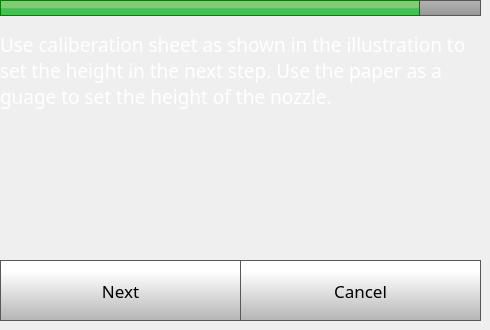
    <widget class="QWidget" name="step7Page">
     <widget class="QPushButton" name="step7NextButton">
      <property name="geometry">
       <rect>
        <x>0</x>
        <y>260</y>
        <width>241</width>
        <height>61</height>
       </rect>
      </property>
      <property name="font">
       <font>
        <family>Gotham</family>
        <pointsize>13</pointsize>
       </font>
      </property>
      <property name="styleSheet">
       <string notr="true">QPushButton {
     border: 1px solid rgb(87, 87, 87);
	background-color: qlineargradient(spread:pad, x1:0, y1:1, x2:0, y2:0.188, stop:0 rgba(180, 180, 180, 255), stop:1 rgba(255, 255, 255, 255));


}

QPushButton:pressed {
    background-color: qlineargradient(x1: 0, y1: 0, x2: 0, y2: 1,
                                      stop: 0 #dadbde, stop: 1 #f6f7fa);
}

QPushButton:flat {
    border: none; /* no border for a flat push button */
}

QPushButton:default {
    border-color: navy; /* make the default button prominent */
}

QPushButton:focus {
	outline: none;
}</string>
      </property>
      <property name="text">
       <string>Next</string>
      </property>
      <property name="iconSize">
       <size>
        <width>40</width>
        <height>40</height>
       </size>
      </property>
     </widget>
     <widget class="QLabel" name="caliberateLabel_20">
      <property name="geometry">
       <rect>
        <x>0</x>
        <y>20</y>
        <width>471</width>
        <height>101</height>
       </rect>
      </property>
      <property name="font">
       <font>
        <family>Gotham</family>
        <pointsize>14</pointsize>
        <weight>50</weight>
        <bold>false</bold>
       </font>
      </property>
      <property name="styleSheet">
       <string notr="true">color: rgb(255, 255, 255);</string>
      </property>
      <property name="text">
       <string>Use caliberation sheet as shown in the illustration to set the height in the next step. Use the paper as a guage to set the height of the nozzle.</string>
      </property>
      <property name="wordWrap">
       <bool>true</bool>
      </property>
     </widget>
     <widget class="QLabel" name="caliberateLabel_19">
      <property name="geometry">
       <rect>
        <x>0</x>
        <y>0</y>
        <width>420</width>
        <height>16</height>
       </rect>
      </property>
      <property name="font">
       <font>
        <family>Gotham</family>
        <pointsize>14</pointsize>
        <weight>50</weight>
        <bold>false</bold>
       </font>
      </property>
      <property name="styleSheet">
       <string notr="true">	background-color: qlineargradient(spread:pad, x1:0, y1:0.523, x2:0, y2:0.534, stop:0 rgba(130, 203, 117, 255), stop:1 rgba(66, 191, 85, 255));
border: 1px solid green;</string>
      </property>
      <property name="text">
       <string/>
      </property>
     </widget>
     <widget class="QPushButton" name="step7CancelButton">
      <property name="geometry">
       <rect>
        <x>240</x>
        <y>260</y>
        <width>241</width>
        <height>61</height>
       </rect>
      </property>
      <property name="font">
       <font>
        <family>Gotham</family>
        <pointsize>13</pointsize>
       </font>
      </property>
      <property name="styleSheet">
       <string notr="true">QPushButton {
     border: 1px solid rgb(87, 87, 87);
	background-color: qlineargradient(spread:pad, x1:0, y1:1, x2:0, y2:0.188, stop:0 rgba(180, 180, 180, 255), stop:1 rgba(255, 255, 255, 255));


}

QPushButton:pressed {
    background-color: qlineargradient(x1: 0, y1: 0, x2: 0, y2: 1,
                                      stop: 0 #dadbde, stop: 1 #f6f7fa);
}

QPushButton:flat {
    border: none; /* no border for a flat push button */
}

QPushButton:default {
    border-color: navy; /* make the default button prominent */
}

QPushButton:focus {
	outline: none;
}</string>
      </property>
      <property name="text">
       <string>Cancel</string>
      </property>
      <property name="iconSize">
       <size>
        <width>40</width>
        <height>40</height>
       </size>
      </property>
     </widget>
     <widget class="QLabel" name="caliberationHeightLabel">
      <property name="geometry">
       <rect>
        <x>130</x>
        <y>110</y>
        <width>231</width>
        <height>150</height>
       </rect>
      </property>
      <property name="styleSheet">
       <string notr="true">background-color: rgba(255, 255, 255, 0);</string>
      </property>
      <property name="text">
       <string/>
      </property>
      <property name="scaledContents">
       <bool>true</bool>
      </property>
     </widget>
     <widget class="QLabel" name="caliberateLabel_26">
      <property name="geometry">
       <rect>
        <x>0</x>
        <y>0</y>
        <width>481</width>
        <height>16</height>
       </rect>
      </property>
      <property name="font">
       <font>
        <family>Gotham</family>
        <pointsize>14</pointsize>
        <weight>50</weight>
        <bold>false</bold>
       </font>
      </property>
      <property name="styleSheet">
       <string notr="true">    border: 1px solid rgb(87, 87, 87);
 /*  border-bottom-left-radius: 10px;
 border-bottom-right-radius: 10px;*/
	background-color: qlineargradient(spread:pad, x1:0, y1:1, x2:0, y2:0, stop:0 rgba(150, 150, 150, 255), stop:1 rgba(180, 180, 180, 255));</string>
      </property>
      <property name="text">
       <string/>
      </property>
     </widget>
     <zorder>caliberateLabel_26</zorder>
     <zorder>step7NextButton</zorder>
     <zorder>caliberateLabel_20</zorder>
     <zorder>caliberateLabel_19</zorder>
     <zorder>step7CancelButton</zorder>
     <zorder>caliberationHeightLabel</zorder>
    </widget>
